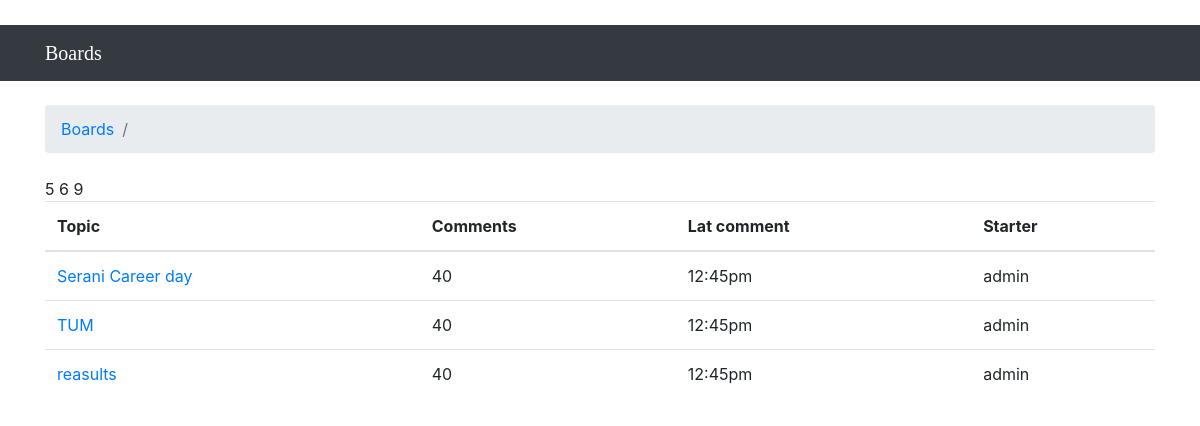
Screenshot of /boards/2 with the database file from the repository.
### report/models.py (models this page shows)
class Topic(models.Model):
    subject = models.CharField(max_length=255)
    message = models.CharField(max_length=4000,default="This is a dummy message only")
    last_updated = models.DateTimeField(default=datetime.now)
    board = models.ForeignKey(Board, related_name='topics',on_delete=models.CASCADE,)
    starter = models.ForeignKey(User, related_name='topics',on_delete=models.CASCADE,)
    def __str__(self):
        return self.subject

### report/views.py (the view)
# urls.py: path('boards/<int:pk>',              views.alltopics_board,  name='alltopics_board'),
def alltopics_board(request, pk):
    board = get_object_or_404(Board, pk=pk)
    topics = Topic.objects.filter(board=board)
    print(topics)
    return render(request, 'topics.html',{'topics':topics})

### templates/topics.html (shortened to what this page needs)
{% extends 'base1.html' %}
{% block breadcrumb %}
  <li class="breadcrumb-item"><a href="{% url 'allboard' %}">Boards</a></li>
  <li class="breadcrumb-item active">{{ board.name }}</li>
{% endblock %}
{% block content %}
<table class="table">
    <thead class="thead-inverse">
      <tr>
        <th>Topic</th>
        <th>Comments</th>
        <th>Lat comment</th>
        <th>Starter</th>
      </tr>
    </thead>
    <tbody>
      {% for topic in topics %}
        <tr>
          <td>
            <a href="{% url 'topicflani' topic.pk %}">{{ topic.subject }}</a><br>
          </td>
          <td class="align-middle">40</td>
          <td class="align-middle">12:45pm</td>
          <td class="align-middle">{{ topic.starter }}</td>
        </tr>
      {% endfor %}
    </tbody>
</table>
{% endblock %}

### templates/base1.html (style rules this page uses)
body { margin-top: 25px; }

### rows the page displays
Topic: subject "Serani Career day", starter "admin"
Topic: subject "TUM", starter "admin"
Topic: subject "reasults", starter "admin"
